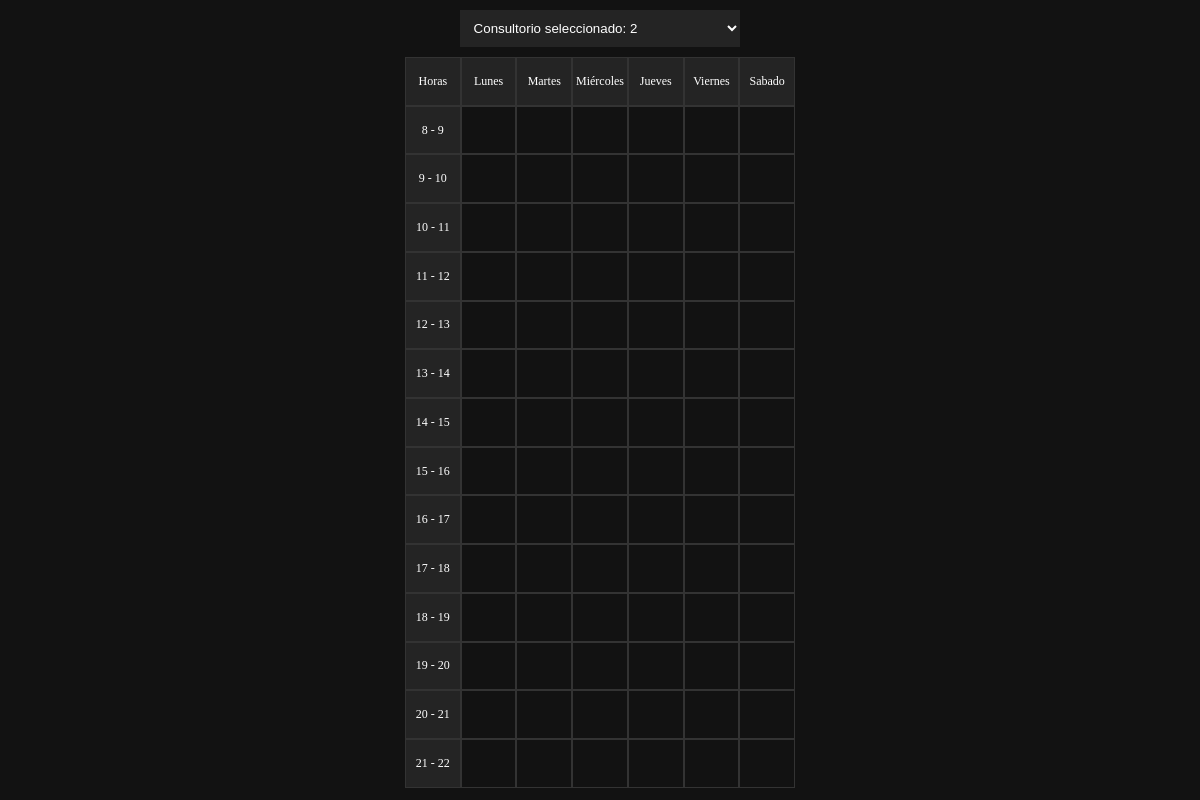
The app's page /index.php?codConsultorio=2, older data.
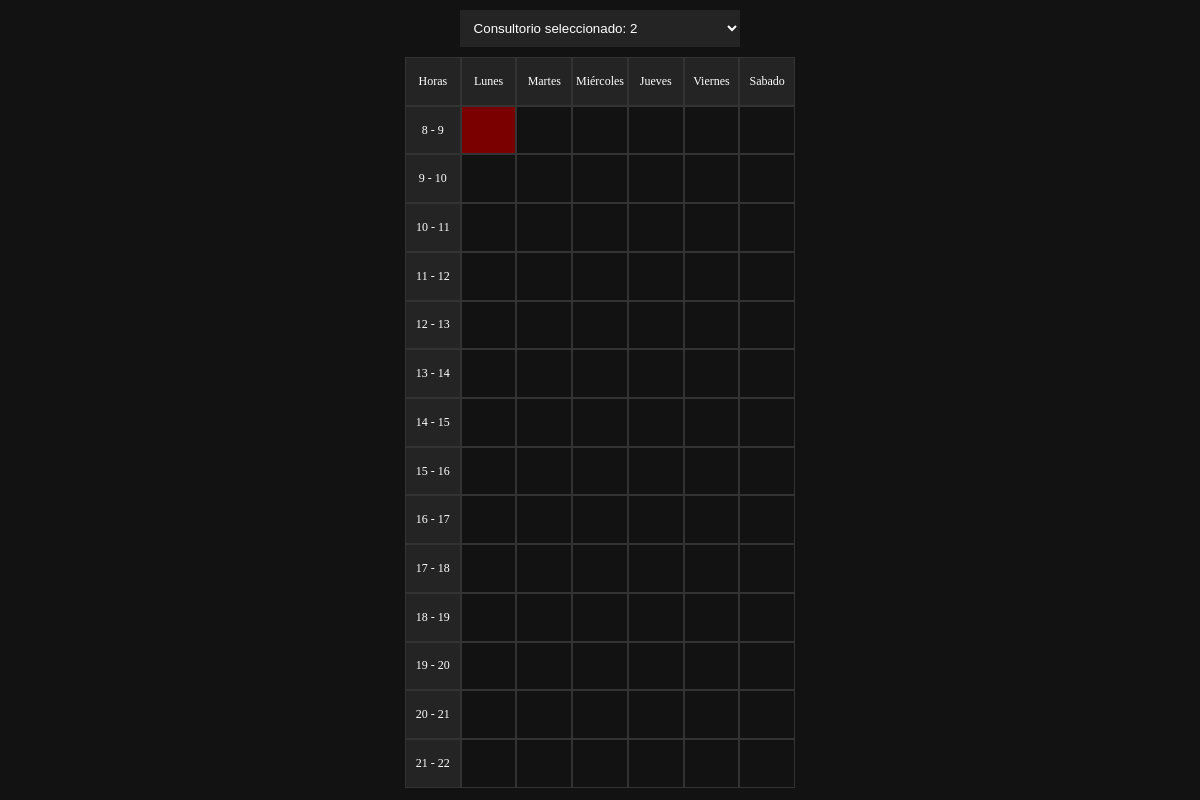
The same page, newer data.
### tables this page shows
CREATE TABLE `horasalquiladas` (
  `codConsultorio` int(11) NOT NULL,
  `codHora` int(11) NOT NULL,
  `dni` int(11) DEFAULT NULL,
  `isOcupado` tinyint(1) DEFAULT NULL,
  `isPagado` tinyint(1) DEFAULT NULL
);

### index.php (the view, shortened to what the changed rows need)
<?php
require "config/database.php";
function getCodConsultorio() {
    if(empty($_GET["codConsultorio"])){
        $value = 1;
    } else {
        $value = $_GET['codConsultorio'];
    }
    return $value;
}
$codConsultorio = getCodConsultorio();
function getIsOcupado($codHora, $codConsultorio) {
    global $mysqli;
    $query = "SELECT isOcupado FROM horasalquiladas WHERE codHora = $codHora AND codConsultorio = $codConsultorio";
    $result = mysqli_query($mysqli, $query);
    $row = mysqli_fetch_assoc($result);
    return $row['isOcupado'];
}
$codHoras0809 = array(10809, 20809, 30809, 40809, 50809, 60809);
?>
<!DOCTYPE html>
<html lang="en">
<head>
    <link rel="stylesheet" href="css/index.css">
</head>
<body>
    <div id="contenedor-principal">
        <div id="calendario">
            <div class="hora">
                <div class="tiempo">8 - 9</div>
                <?php
                foreach ($codHoras0809 as $codHora) {
                    $class = getIsOcupado($codHora, $codConsultorio) ? 'dia dia-false' : 'dia';
                    echo "<div class=\"dia $class\"></div>";
                }
                ?>
            </div>
        </div>
    </div>
</body>
</html>

Row changes from the older to the newer data that the page shows:
changed horasalquiladas (number 1 of 84 on the later page): isOcupado 0 → 1 (drawn)
